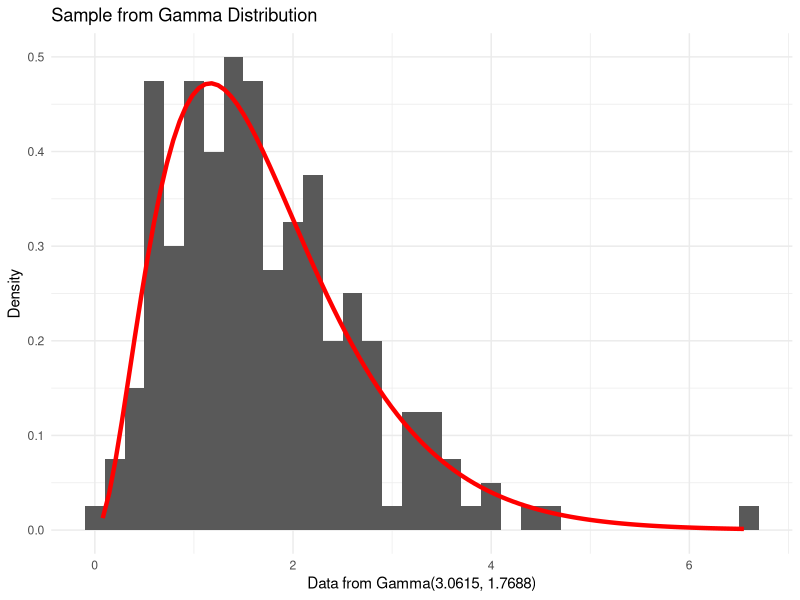
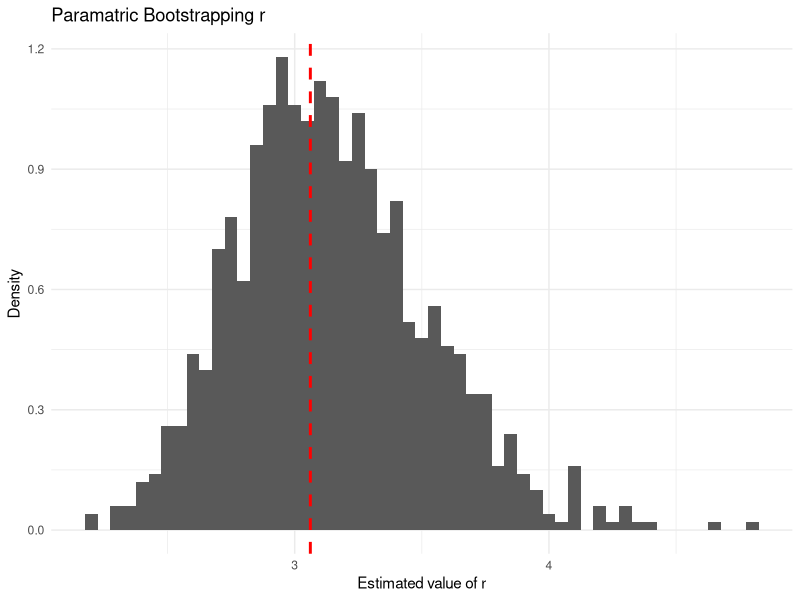
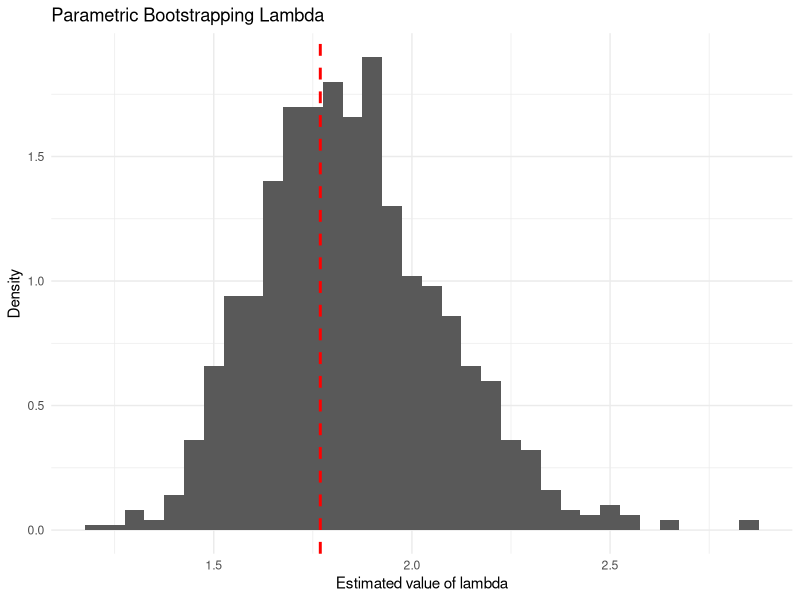
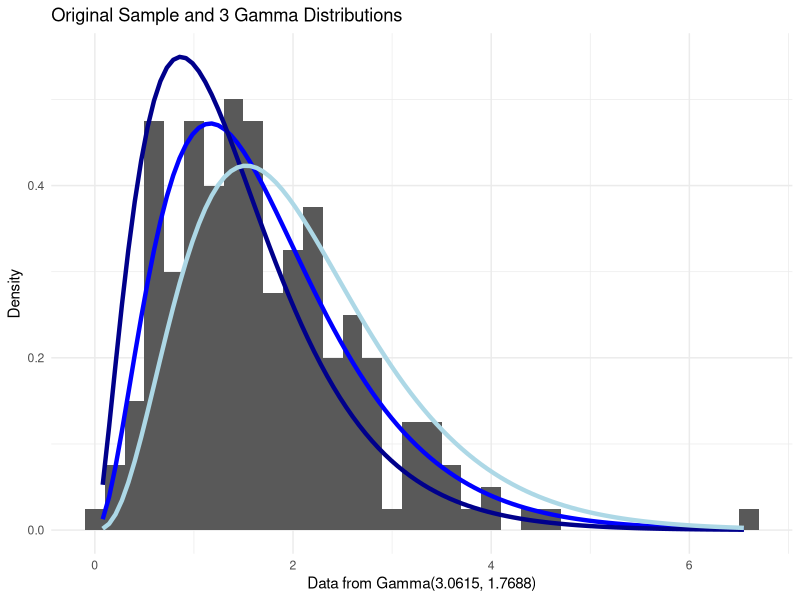
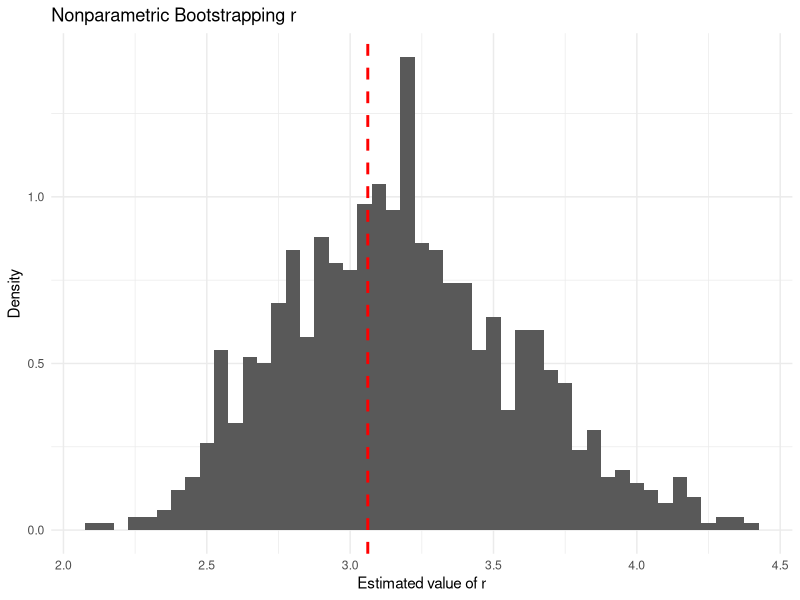
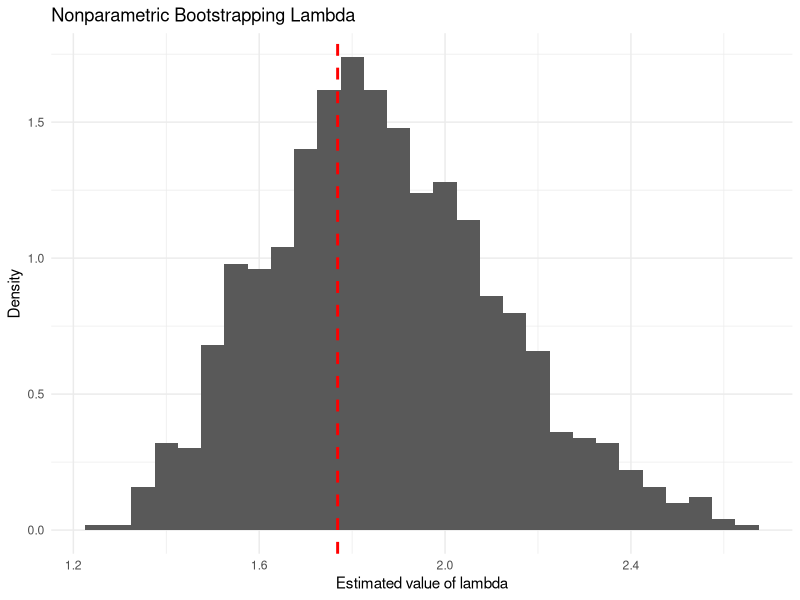

The R source for these figures, in order:
## ---- chunk 1
knitr::opts_chunk$set(echo = TRUE)
library(ggplot2)
## ---- chunk 2
#Pick a random r and lambda
set.seed(69)
r <- runif(1,2,4)
r
lambda <- runif(1,1,2)
lambda

#Generate a 200 size sample from this Gamma dist.
sample <- rgamma(200, shape=r, rate=lambda)

sample_df <- data.frame(sample)

ggplot(sample_df, aes(x=sample)) +
  geom_histogram(aes(y=after_stat(density)), binwidth = .2) +
  labs(title="Sample from Gamma Distribution", x="Data from Gamma(3.0615, 1.7688)", y="Density") +
  stat_function(fun=dgamma, args=list(shape=r, rate=lambda), color="red", linewidth=1.5) +
  theme_minimal()
## ---- chunk 3
#Compute the MOM estimators for r and lambda
xbar <- mean(sample)
sample_var <- var(sample)

r_MOM <- (xbar)^2 / sample_var
lambda_MOM <- xbar / sample_var

r_MOM
lambda_MOM

find_estimators <- function(){
  new_sample <- rgamma(200, shape=r_MOM, rate=lambda_MOM)
  
  new_xbar <- mean(new_sample)
  new_sample_var <- var(new_sample)
 
  new_r_MOM <- (new_xbar)^2 / new_sample_var
  new_lamda_MOM <- new_xbar / new_sample_var
  
  return(c(new_r_MOM,new_lamda_MOM))
}

parametric_df <- data.frame(
  r_estimate = c(),
  lambda_estimate = c()
)

for (i in 1:1000) {
  estimators <- find_estimators()
  parametric_df <- rbind(parametric_df, data.frame(r_estimate=estimators[1], lambda_estimate=estimators[2]))
}

#Draw histogram for r estimates
ggplot(parametric_df, aes(x=r_estimate)) +
  geom_histogram(aes(y=after_stat(density)), binwidth = .05) +
  labs(title="Paramatric Bootstrapping r", x="Estimated value of r", y="Density") +
  geom_vline(aes(xintercept = r), color = "red", linetype = "dashed", linewidth = 1) +
  theme_minimal()

#Draw histogram for lambda estimates
ggplot(parametric_df, aes(x=lambda_estimate)) +
  geom_histogram(aes(y=after_stat(density)), binwidth = .05) +
  labs(title="Parametric Bootstrapping Lambda", x="Estimated value of lambda", y="Density") +
  geom_vline(aes(xintercept = lambda), color = "red", linetype = "dashed", linewidth = 1) +
  theme_minimal()
## ---- chunk 4
#Approximate the standard errors
SE_r <-  sd(parametric_df$r_estimate)
SE_lambda <- sd(parametric_df$lambda_estimate)

SE_r
SE_lambda
## ---- chunk 5
# find 5th and 95 percentiles of distribution
a <- quantile(parametric_df$r_estimate, .05)
b <- quantile(parametric_df$r_estimate, .95)

#Draw histogram for original sample with 3 gamma densities
ggplot(sample_df, aes(x=sample)) +
  geom_histogram(aes(y=after_stat(density)), binwidth = .2) +
  labs(title="Original Sample and 3 Gamma Distributions", x="Data from Gamma(3.0615, 1.7688)", y="Density") +
  stat_function(fun=dgamma, args=list(shape=r, rate=lambda), color="blue", linewidth=1.5) +
  stat_function(fun=dgamma, args=list(shape=a, rate=lambda_MOM), color="darkblue", linewidth=1.5) +
  stat_function(fun=dgamma, args=list(shape=b, rate=lambda_MOM), color="lightblue", linewidth=1.5) +
  theme_minimal()
## ---- chunk 6
find_estimators_nonparam <- function(){
  new_sample <- sample(sample,200,replace=T)
  
  new_xbar <- mean(new_sample)
  new_sample_var <- var(new_sample)
 
  new_r_MOM <- (new_xbar)^2 / new_sample_var
  new_lamda_MOM <- new_xbar / new_sample_var
  
  return(c(new_r_MOM,new_lamda_MOM))
}

nonparam_df <- data.frame(
  r_estimate_nonparam = c(),
  lambda_estimate_nonparam = c()
)

for (i in 1:1000) {
  estimators <- find_estimators_nonparam()
  nonparam_df <- rbind(nonparam_df, data.frame(r_estimate_nonparam=estimators[1], lambda_estimate_nonparam=estimators[2]))
}

#Draw histogram for r estimates
ggplot(nonparam_df, aes(x=r_estimate_nonparam)) +
  geom_histogram(aes(y=after_stat(density)), binwidth = .05) +
  labs(title="Nonparametric Bootstrapping r", x="Estimated value of r", y="Density") +
  geom_vline(aes(xintercept = r), color = "red", linetype = "dashed", linewidth = 1) +
  theme_minimal()

#Draw histogram for lambda estimates
ggplot(nonparam_df, aes(x=lambda_estimate_nonparam)) +
  geom_histogram(aes(y=after_stat(density)), binwidth = .05) +
  labs(title="Nonparametric Bootstrapping Lambda", x="Estimated value of lambda", y="Density") +
  geom_vline(aes(xintercept = lambda), color = "red", linetype = "dashed", linewidth = 1) +
  theme_minimal()
## ---- chunk 7
#Approximate the standard errors
SE_r_nonparam <-  sd(nonparam_df$r_estimate)
SE_lambda_nonparam <- sd(nonparam_df$lambda_estimate)

SE_r_nonparam
SE_lambda_nonparam
## ---- chunk 8
fun <-  function(para, x) {
    r_para <-  para[1]
    lambda_para <-  para[2]
    -sum(r_para * log(lambda_para) + (r_para - 1) * log(x) - lambda_para * x - log(gamma(r_para)))
}


mle <-  optim(par = c(r_MOM, lambda_MOM), fn = fun, x = sample)

r_MLE <- mle$par[1]
lambda_MLE <- mle$par[2]

r_MLE
lambda_MLE
## ---- chunk 9
r - r_MLE 
## ---- chunk 10
lambda - lambda_MLE
